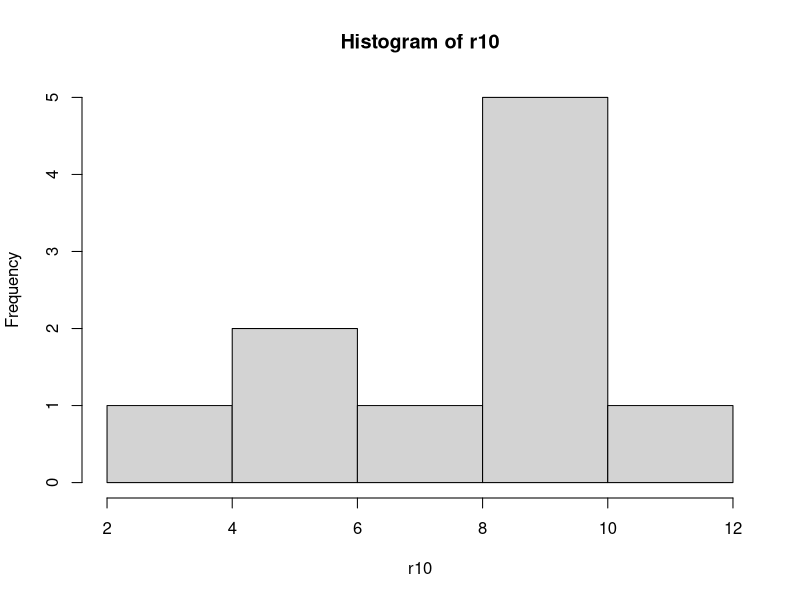
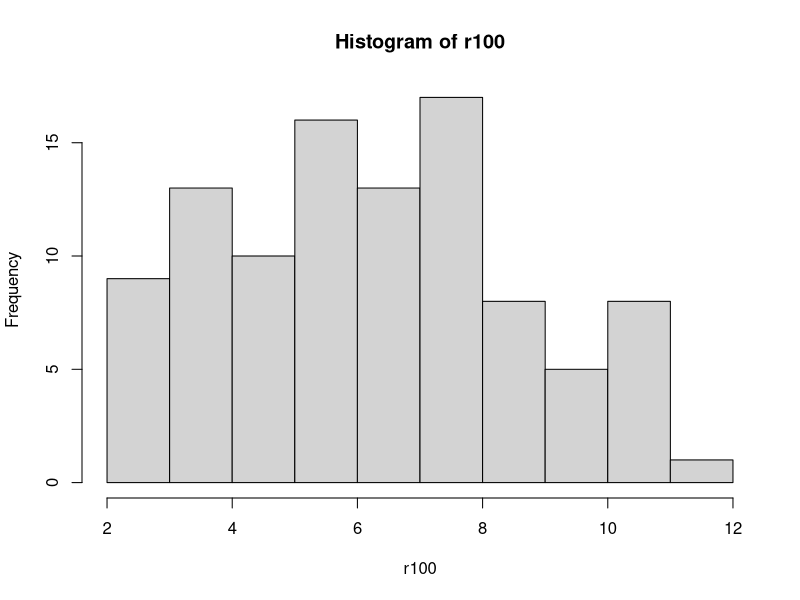
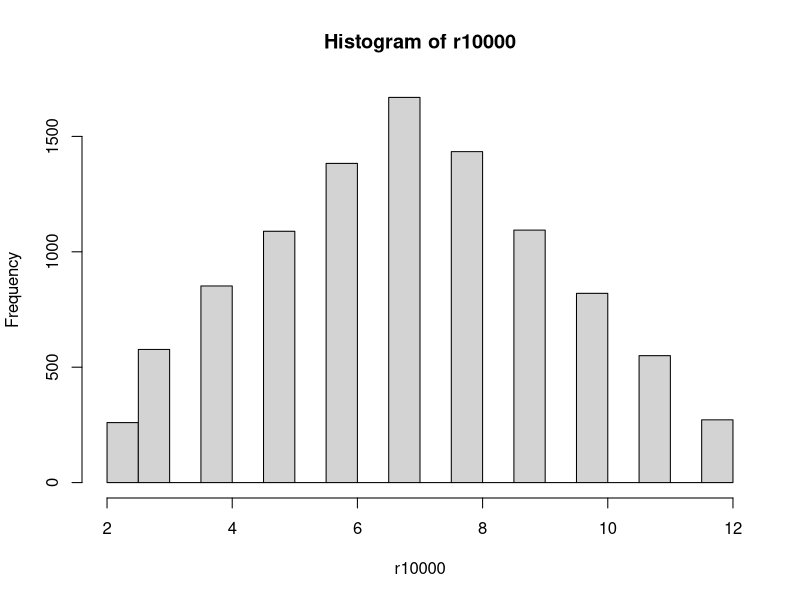

The R source for these figures, in order:
# Lecture 6 exercise
# Rolling the dice
#
# Siyuan Liu
# 06/07/2015

# 10 experiments
r10_1 <- sample(1:6, 10, replace=T)
r10_2 <- sample(1:6, 10, replace=T)
r10 <- r10_1 + r10_2
hist(r10)

# 100 experiments
r100_1 <- sample(1:6, 100, replace=T)
r100_2 <- sample(1:6, 100, replace=T)
r100 <- r100_1 + r100_2
hist(r100)

# 10000 experiments
r10000_1 <- sample(1:6, 10000, replace=T)
r10000_2 <- sample(1:6, 10000, replace=T)
r10000 <- r10000_1 + r10000_2
hist(r10000)
